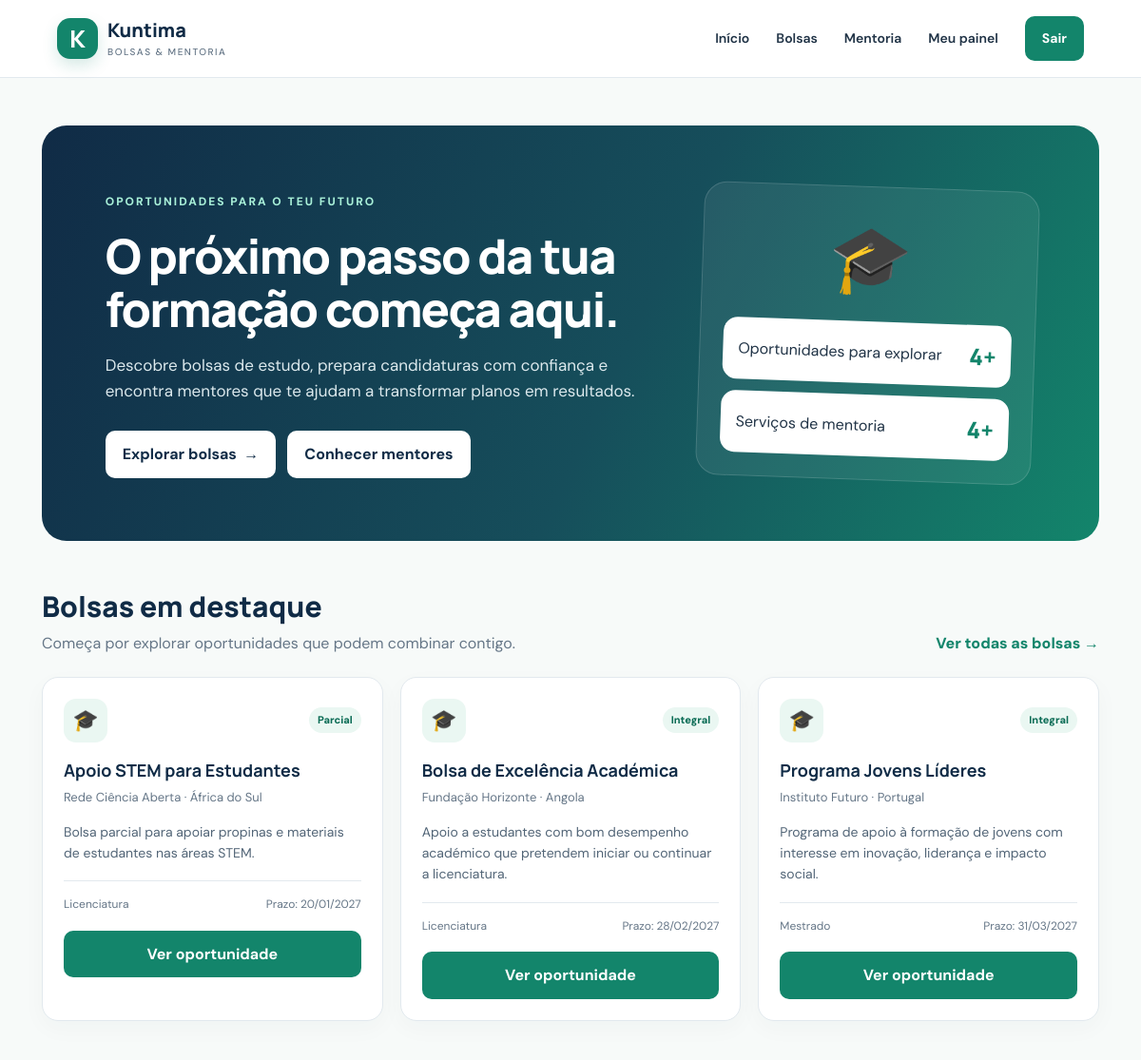
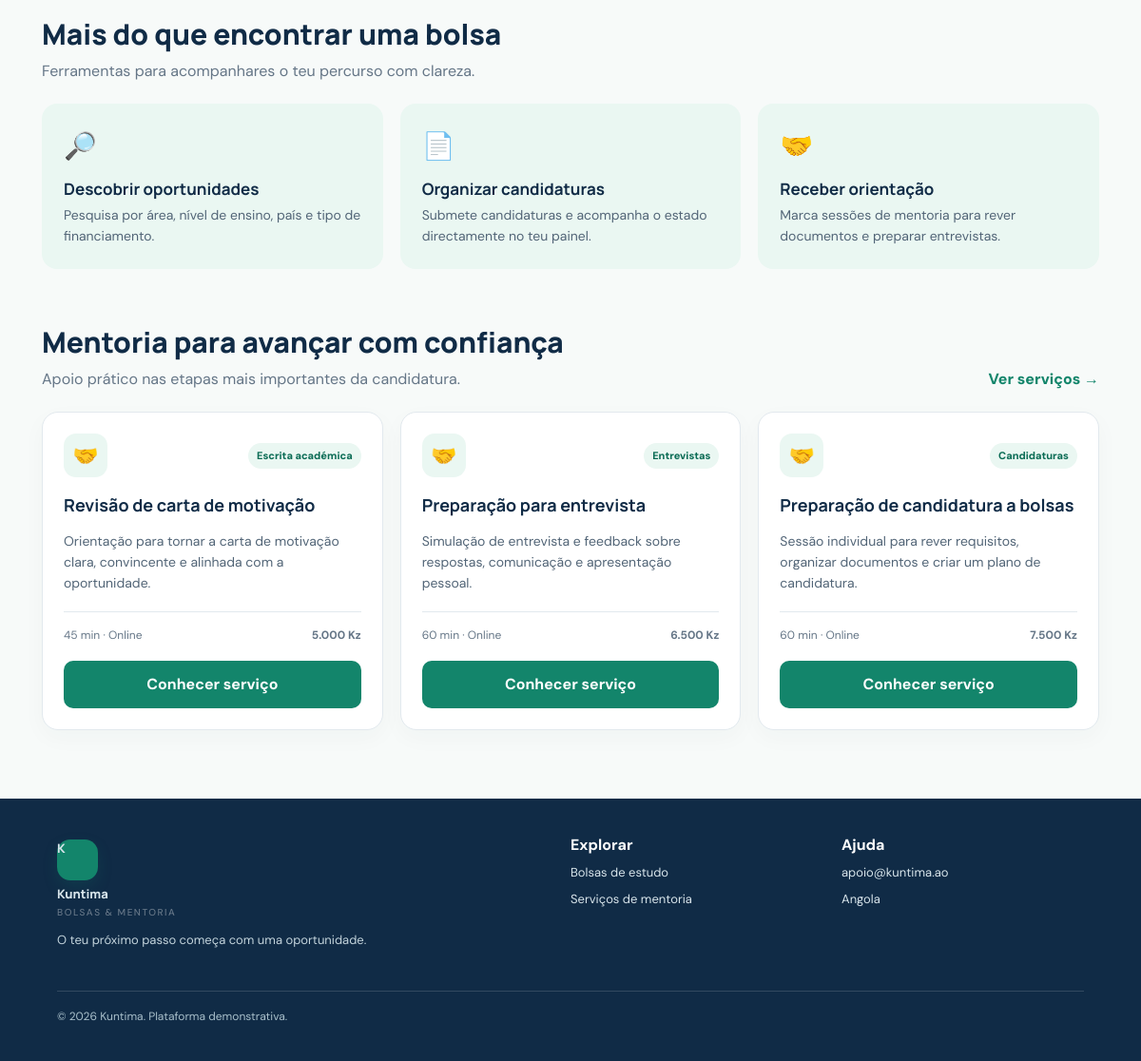
/ (signed in), run on the app's committed database (2 pictures, top to bottom).
### tables this page shows
CREATE TABLE IF NOT EXISTS bolsa (
 id INT UNSIGNED AUTO_INCREMENT PRIMARY KEY,
 title VARCHAR(180) NOT NULL,
 organization VARCHAR(160) NOT NULL,
 country VARCHAR(100) NOT NULL DEFAULT 'Angola',
 study_level VARCHAR(100) NOT NULL,
 field VARCHAR(120) NOT NULL,
 funding_type ENUM('Integral','Parcial','Propina','Investigação') NOT NULL DEFAULT 'Integral',
 deadline DATE NULL,
 description TEXT NOT NULL,
 requirements TEXT NULL,
 application_url VARCHAR(500) NULL,
 status ENUM('published','draft','closed') NOT NULL DEFAULT 'published',
 created_at TIMESTAMP DEFAULT CURRENT_TIMESTAMP
);

CREATE TABLE IF NOT EXISTS servico_mentoria (
 id INT UNSIGNED AUTO_INCREMENT PRIMARY KEY,
 mentor_id INT UNSIGNED NULL,
 title VARCHAR(180) NOT NULL,
 category VARCHAR(100) NOT NULL,
 description TEXT NOT NULL,
 price DECIMAL(10,2) NOT NULL DEFAULT 0,
 duration_minutes SMALLINT UNSIGNED NOT NULL DEFAULT 60,
 delivery ENUM('Online','Presencial','Online e presencial') NOT NULL DEFAULT 'Online',
 status ENUM('published','draft') NOT NULL DEFAULT 'published',
 created_at TIMESTAMP DEFAULT CURRENT_TIMESTAMP,
 CONSTRAINT fk_service_mentor FOREIGN KEY (mentor_id) REFERENCES users(id) ON DELETE SET NULL
);

### config.php (called while the page is built, shortened)
<?php
function e($value): string { return htmlspecialchars((string)$value, ENT_QUOTES, 'UTF-8'); }

### index.php (the view)
<?php require_once 'config.php'; $page_title='Kuntima | Bolsas de estudo e mentoria'; $pdo=db(); $bolsa=$pdo->query("SELECT * FROM bolsa WHERE status='published' AND (deadline IS NULL OR deadline>=CURDATE()) ORDER BY deadline IS NULL, deadline LIMIT 3")->fetchAll(); $services=$pdo->query("SELECT * FROM servico_mentoria WHERE status='published' ORDER BY price LIMIT 3")->fetchAll(); require_once 'header.php'; ?>
<section class="hero"><div><span class="eyebrow">Oportunidades para o teu futuro</span><h1>O próximo passo da tua formação começa aqui.</h1><p>Descobre bolsas de estudo, prepara candidaturas com confiança e encontra mentores que te ajudam a transformar planos em resultados.</p><div class="hero-actions"><a class="btn-light" href="bolsas.php">Explorar bolsas&nbsp; →</a><a class="btn-light" href="mentoria.php">Conhecer mentores</a></div></div><div class="hero-art"><div class="big-icon">🎓</div><div class="mini-stat"><span>Oportunidades para explorar</span><strong><?=$pdo->query("SELECT COUNT(*) FROM bolsa WHERE status='published'")->fetchColumn()?>+</strong></div><div class="mini-stat"><span>Serviços de mentoria</span><strong><?=$pdo->query("SELECT COUNT(*) FROM servico_mentoria WHERE status='published'")->fetchColumn()?>+</strong></div></div></section>
<section class="section"><div class="section-head"><div><h2>Bolsas em destaque</h2><p>Começa por explorar oportunidades que podem combinar contigo.</p></div><a class="text-link" href="bolsas.php">Ver todas as bolsas →</a></div><div class="grid"><?php foreach($bolsa as $s): ?><article class="card"><div class="card-top"><div class="org-icon">🎓</div><span class="tag"><?=e($s['funding_type'])?></span></div><h3><?=e($s['title'])?></h3><div class="muted"><?=e($s['organization'])?> · <?=e($s['country'])?></div><p><?=e(mb_strimwidth($s['description'],0,130,'…','UTF-8'))?></p><div class="card-meta"><span><?=e($s['study_level'])?></span><span>Prazo: <?= $s['deadline']?e(date('d/m/Y',strtotime($s['deadline']))):'A confirmar' ?></span></div><a class="btn-primary" href="bolsa.php?id=<?=$s['id']?>">Ver oportunidade</a></article><?php endforeach; ?></div></section>
<section class="section"><div class="section-head"><div><h2>Mais do que encontrar uma bolsa</h2><p>Ferramentas para acompanhares o teu percurso com clareza.</p></div></div><div class="features"><div class="feature"><div class="feature-icon">🔎</div><h3>Descobrir oportunidades</h3><p>Pesquisa por área, nível de ensino, país e tipo de financiamento.</p></div><div class="feature"><div class="feature-icon">📄</div><h3>Organizar candidaturas</h3><p>Submete candidaturas e acompanha o estado directamente no teu painel.</p></div><div class="feature"><div class="feature-icon">🤝</div><h3>Receber orientação</h3><p>Marca sessões de mentoria para rever documentos e preparar entrevistas.</p></div></div></section>
<section class="section"><div class="section-head"><div><h2>Mentoria para avançar com confiança</h2><p>Apoio prático nas etapas mais importantes da candidatura.</p></div><a class="text-link" href="mentoria.php">Ver serviços →</a></div><div class="grid"><?php foreach($services as $m): ?><article class="card"><div class="card-top"><div class="org-icon">🤝</div><span class="tag"><?=e($m['category'])?></span></div><h3><?=e($m['title'])?></h3><p><?=e(mb_strimwidth($m['description'],0,130,'…','UTF-8'))?></p><div class="card-meta"><span><?=e($m['duration_minutes'])?> min · <?=e($m['delivery'])?></span><strong><?=number_format((float)$m['price'],0,',','.')?> Kz</strong></div><a class="btn-primary" href="mentoria.php">Conhecer serviço</a></article><?php endforeach; ?></div></section>
<?php require_once 'footer.php'; ?>

### style.css (style rules this page uses)
:root { --navy:#102b46;--green:#13856b;--green2:#0b6c55;--mint:#eaf7f2;--ink:#203346;--muted:#657687;--line:#e2e9ee;--bg:#f7faf9;--white:#fff;--gold:#f4b740 }
* { box-sizing:border-box }
body { margin:0;background:var(--bg);font-family:'DM Sans',sans-serif;color:var(--ink);line-height:1.6 }
a { color:inherit;text-decoration:none }
.navlinks .nav-cta,.btn-primary { background:var(--green);color:#fff;padding:12px 18px;border-radius:10px;display:inline-flex;justify-content:center;align-items:center;border:0;font-weight:700;cursor:pointer }
.hero { margin-top:22px;background:linear-gradient(115deg,#102b46 0%,#164e5b 55%,#13856b 100%);border-radius:26px;color:white;padding:64px 6%;display:grid;grid-template-columns:1.25fr .75fr;gap:36px;align-items:center;overflow:hidden;position:relative }
.eyebrow { color:#a8f0d8;text-transform:uppercase;font-size:12px;font-weight:800;letter-spacing:2px }
.hero h1 { font:800 clamp(35px,4.2vw,55px)/1.12 Manrope,sans-serif;letter-spacing:-1.7px;margin:17px 0 }
.hero p { color:#dce9ed;font-size:17px;max-width:600px }
.hero-actions { display:flex;gap:12px;flex-wrap:wrap;margin-top:28px }
.btn-light { background:white;color:var(--navy);padding:12px 18px;border-radius:10px;font-weight:700 }
.hero-art { background:#ffffff12;border:1px solid #ffffff25;border-radius:24px;padding:24px;transform:rotate(2deg) }
.hero-art .big-icon { font-size:70px;text-align:center;line-height:1.5 }
.mini-stat { background:#fff;color:var(--ink);padding:16px;border-radius:15px;margin-top:12px;display:flex;justify-content:space-between;align-items:center }
.mini-stat strong { font:800 24px Manrope;color:var(--green) }
.section { padding:48px 0 8px }
.section-head { display:flex;justify-content:space-between;align-items:end;gap:20px;margin-bottom:22px }
.section h2,.page-heading h1 { font:800 30px Manrope;color:var(--navy);margin:0 }
.section-head p,.page-heading p { margin:6px 0 0;color:var(--muted) }
.text-link { color:var(--green);font-weight:800 }
.grid { display:grid;grid-template-columns:repeat(3,minmax(0,1fr));gap:18px }
.card { background:#fff;border:1px solid var(--line);border-radius:17px;padding:22px;box-shadow:0 8px 25px #16344b08 }
.card-top { display:flex;justify-content:space-between;align-items:center;gap:10px }
.org-icon { display:grid;place-items:center;width:46px;height:46px;border-radius:13px;background:var(--mint);font-size:22px }
.tag { display:inline-flex;background:var(--mint);color:var(--green2);font-size:11px;font-weight:800;padding:5px 9px;border-radius:20px }
.card h3 { font:700 18px/1.35 Manrope;color:var(--navy);margin:17px 0 7px }
.muted { color:var(--muted);font-size:13px }
.card p { font-size:14px;color:#526577 }
.card-meta { border-top:1px solid var(--line);margin-top:18px;padding-top:15px;display:flex;justify-content:space-between;gap:10px;font-size:12px;color:var(--muted) }
.card .btn-primary { width:100%;margin-top:17px }
.features { display:grid;grid-template-columns:repeat(3,1fr);gap:18px }
.feature { background:var(--mint);padding:23px;border-radius:16px }
.feature .feature-icon { font-size:28px }
.feature h3 { font:700 17px Manrope;color:var(--navy);margin:10px 0 5px }
.feature p { font-size:14px;color:#526577;margin:0 }

### data on the page
bolsa: funding_type "Parcial", title "Apoio STEM para Estudantes", organization "Rede Ciência Aberta", country "África do Sul", description "Bolsa parcial para apoiar propinas e materiais de estudantes nas áreas STEM.", study_level "Licenciatura", deadline "20/01/2027"
bolsa: funding_type "Integral", title "Bolsa de Excelência Académica", organization "Fundação Horizonte", country "Angola", description "Apoio a estudantes com bom desempenho académico que pretendem iniciar ou continuar a licenciatura.", study_level "Licenciatura", deadline "28/02/2027"
bolsa: funding_type "Integral", title "Programa Jovens Líderes", organization "Instituto Futuro", country "Portugal", description "Programa de apoio à formação de jovens com interesse em inovação, liderança e impacto social.", study_level "Mestrado", deadline "31/03/2027"
servico_mentoria: category "Escrita académica", title "Revisão de carta de motivação", description "Orientação para tornar a carta de motivação clara, convincente e alinhada com a oportunidade.", duration_minutes "45", delivery "Online", price "5.000"
servico_mentoria: category "Entrevistas", title "Preparação para entrevista", description "Simulação de entrevista e feedback sobre respostas, comunicação e apresentação pessoal.", duration_minutes "60", delivery "Online", price "6.500"
servico_mentoria: category "Candidaturas", title "Preparação de candidatura a bolsas", description "Sessão individual para rever requisitos, organizar documentos e criar um plano de candidatura.", duration_minutes "60", delivery "Online", price "7.500"
